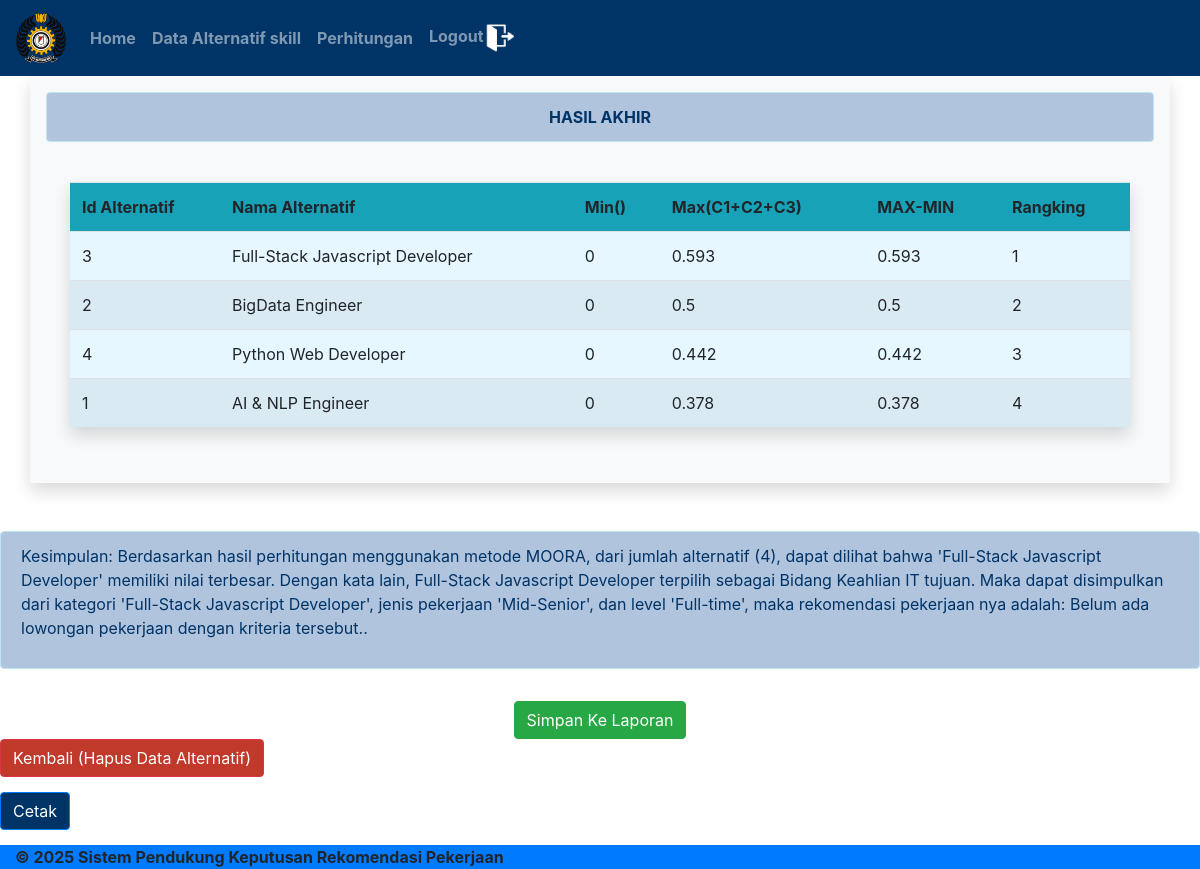
Page /konsumen/perhitungan.php (signed in) on the committed database.
### tables this page shows
CREATE TABLE `alternatif` (
  `id_alternatif` varchar(25) NOT NULL,
  `nama_alternatif` varchar(50) NOT NULL,
  `c1` varchar(25) NOT NULL,
  `c2` varchar(25) NOT NULL,
  `c3` varchar(25) NOT NULL,
  `nama_skill` varchar(255) DEFAULT NULL,
  `tahun` int(11) NOT NULL
);

### functions.php (called while the page is built, shortened)
<?php
$con = mysqli_connect("localhost", "root", "", "skripsi");
function query($query)
{
    global $con;
    $data = mysqli_query($con, $query);
    $rows = [];
    while ($row = mysqli_fetch_assoc($data)) {
        $rows[] = $row;
    }
    return $rows;
}
?>

### konsumen/perhitungan.php (the view, shortened to what this page needs)
<?php
require '../functions.php';
$datakriteriascore_skill = mysqli_query($con, "SELECT * FROM kriteria WHERE kriteria = 'score_skill'");
$score_skill = mysqli_fetch_assoc($datakriteriascore_skill);
$datakriterialevel = mysqli_query($con, "SELECT * FROM kriteria WHERE kriteria = 'level'");
$level = mysqli_fetch_assoc($datakriterialevel);
$datakriteriainvolvement = mysqli_query($con, "SELECT * FROM kriteria WHERE kriteria = 'involvement'");
$involvement = mysqli_fetch_assoc($datakriteriainvolvement);
$bobot_c1 = $score_skill['bobot'];
$bobot_c2 = $level['bobot'];
$bobot_c3 = $involvement['bobot'];
$data_alternatif = query("SELECT * FROM alternatif");
$alternatif_count = count($data_alternatif);
$hasil_akhir = [];
$akar1 = sqrt(array_sum(array_map(fn($row) => pow(($row['c1'] >= 5 ? 1 : (($row['c1'] >= 3) ? 2 : 3)), 2), $data_alternatif)));
$akar2 = sqrt(array_sum(array_map(fn($row) => pow($row['c2'], 2), $data_alternatif)));
$akar3 = sqrt(array_sum(array_map(fn($row) => pow($row['c3'], 2), $data_alternatif)));
foreach ($data_alternatif as $data_row) {
    $score_skill_value = ($data_row['c1'] >= 5) ? 1 : (($data_row['c1'] >= 3) ? 2 : 3);
    $normalized_c1 = ($akar1 != 0) ? $score_skill_value / $akar1 : 0;
    $normalized_c2 = ($akar2 != 0) ? $data_row['c2'] / $akar2 : 0;
    $normalized_c3 = ($akar3 != 0) ? $data_row['c3'] / $akar3 : 0;
    $terbobot_c1 = round($normalized_c1 * $bobot_c1, 3);
    $terbobot_c2 = round($normalized_c2 * $bobot_c2, 3);
    $terbobot_c3 = round($normalized_c3 * $bobot_c3, 3);
    $total = $terbobot_c1 + $terbobot_c2 + $terbobot_c3;
    $hasil_akhir[] = [
        'id_alternatif' => $data_row['id_alternatif'],
        'nama_alternatif' => $data_row['nama_alternatif'],
        'max' => round($total, 3),
    ];
}
usort($hasil_akhir, fn($a, $b) => $b['max'] <=> $a['max']);
$highest_alternatif = !empty($hasil_akhir) ? $hasil_akhir[0]['nama_alternatif'] : null;
if ($alternatif_count === 0) {
    $summary = "Kesimpulan: Tidak ada data untuk ditampilkan.";
} else {
    $selected_alternatif = mysqli_fetch_assoc(mysqli_query($con, "SELECT * FROM alternatif WHERE nama_alternatif = '$highest_alternatif'"));
    $level_id = $selected_alternatif['c2'];
    $involvement_id = $selected_alternatif['c3'];
    $category = $selected_alternatif['nama_alternatif'];
    $level_mapping = [
        2 => 'Full-time',
        1 => 'Contract',
    ];
    $level_text = $level_mapping[$level_id] ?? 'Tidak Diketahui';
    $involvement_mapping = [
        4 => 'Director',
        3 => 'Mid-Senior',
        2 => 'Associate',
        1 => 'Entry level',
    ];
    $involvement_text = $involvement_mapping[$involvement_id] ?? 'Tidak Diketahui';
    $job_recommendation = "Belum ada lowongan pekerjaan dengan kriteria tersebut.";
    $summary = "Kesimpulan: Berdasarkan hasil perhitungan menggunakan metode MOORA, dari jumlah alternatif ($alternatif_count), dapat dilihat bahwa '$highest_alternatif' memiliki nilai terbesar. Dengan kata lain, $highest_alternatif terpilih sebagai Bidang Keahlian IT tujuan. Maka dapat disimpulkan dari kategori '$category', jenis pekerjaan '$involvement_text', dan level '$level_text', maka rekomendasi pekerjaan nya adalah: $job_recommendation.";
}
?>
<!doctype html>
<html lang="en">
<head>
    <link rel="stylesheet" type="text/css" href="../bootstrap/css/bootstrap.min.css">
</head>
<body>
    <nav class="navbar navbar-expand-lg navbar-dark" style="background-color: #003366;">
        <a class="navbar-brand" href="#"><img src="../img/stt.png" width="50"></a>
        <div class="collapse navbar-collapse" id="navbarNavAltMarkup">
            <div class="navbar-nav">
                <a class="nav-link" href="index.php"><b>Home</b></a>
                <a class="nav-link" href="it.php"><b>Data Alternatif skill</b></a>
                <a class="nav-link" href="data_cafe.php"><b>Perhitungan</b></a>
            </div>
            <div class="navbar-nav ms-auto">
                <a class="nav-link" href="../logout.php"><b>Logout</b><img src="../img/logout.png" width="30"></a>
            </div>
        </div>
    </nav>
<div class="container bg-light shadow p-3 mb-5">
    <div class="alert alert-info">
        <center><b>HASIL AKHIR</b></center>
    </div>
    <div class="table-responsive p-4">
        <table class="table table-striped shadow">
            <tr class="bg-info">
                <th width="150">Id Alternatif</th>
                <th>Nama Alternatif</th>
                <th>Min()</th>
                <th>Max(C1+C2+C3)</th>
                <th>MAX-MIN</th>
                <th>Rangking</th>
            </tr>
            <?php
            $bobot_c1 = 0.4;
            $bobot_c2 = 0.25;
            $bobot_c3 = 0.35;
            $hasil_akhir = [];
            $data_alternatif = mysqli_query($con, "SELECT * FROM alternatif");
            while ($data_row = mysqli_fetch_assoc($data_alternatif)) {
                $score_skill_value = ($data_row['c1'] >= 5) ? 1 : (($data_row['c1'] >= 3) ? 2 : 3);
                $normalized_c1 = ($akar1 != 0) ? $score_skill_value / $akar1 : 0;
                $normalized_c2 = ($akar2 != 0) ? $data_row['c2'] / $akar2 : 0;
                $normalized_c3 = ($akar3 != 0) ? $data_row['c3'] / $akar3 : 0;
                $terbobot_c1 = round($normalized_c1 * $bobot_c1, 3);
                $terbobot_c2 = round($normalized_c2 * $bobot_c2, 3);
                $terbobot_c3 = round($normalized_c3 * $bobot_c3, 3);
                $total = $terbobot_c1 + $terbobot_c2 + $terbobot_c3;
                $hasil_akhir[] = [
                    'id_alternatif' => $data_row['id_alternatif'],
                    'nama_alternatif' => $data_row['nama_alternatif'],
                    'max' => round($total, 3),
                ];
            }
            usort($hasil_akhir, function($a, $b) {
                return $b['max'] <=> $a['max'];
            });
            foreach ($hasil_akhir as $i => $row) {
            ?>
                <tr>
                    <td><?= $row['id_alternatif']; ?></td>
                    <td><?= $row['nama_alternatif']; ?></td>
                    <td>0</td>
                    <td><?= $row['max']; ?></td>
                    <td><?= $row['max']; ?> </td>
                    <td><?= $i + 1; ?></td>
                </tr>
            <?php
            }
            ?>
        </table>
    </div>
</div>
        <div class="alert alert-info">
            <p><?= $summary; ?></p>
        </div>
            <div class="text-center no-print">
    <form method="POST" action="">
        <button type="submit" name="simpan" class="btn btn-success mt-3">Simpan Ke Laporan</button>
    </form>
</div>
                    <div class="no-print">
            <form method="POST" action="">
    <button type="submit" name="hapus_alternatif" class="btn btn-danger" style="background-color: #c0392b; color: white; margin-bottom: 15px;">Kembali (Hapus Data Alternatif)</button>
</form>
            <button onclick="window.print()" class="btn btn-primary" style="background-color: #003366; color: white; margin-bottom: 15px;">Cetak</button>
        </div>
    <footer>
        <div class="col-md-12 bg-primary">
            <div class="copyright">
                <strong><span>© 2025 Sistem Pendukung Keputusan Rekomendasi Pekerjaan</span></strong>
            </div>
        </div>
    </footer>
</body>
</html>

### konsumen/perhitungan.php (style rules this page uses)
body { background-color: #ffffff; }
.alert-info { background-color: #B0C4DE; color: #003366; }
.table-striped { background-color: #E6F7FF; }

### rows in the picture
alternatif: id_alternatif "3", nama_alternatif "Full-Stack Javascript Developer", max "0.593", summary "Kesimpulan: Berdasarkan hasil perhitungan menggunakan metode MOORA, dari jumlah alternatif (4), dapat dilihat bahwa 'Full-Stack Javascript Developer' memiliki nilai terbesar. Dengan kata lain, Full-Stack Javascript Developer terpilih sebagai Bidang Keahlian IT tujuan. Maka dapat disimpulkan dari kategori 'Full-Stack Javascript Developer', jenis pekerjaan 'Mid-Senior', dan level 'Full-time', maka rekomendasi pekerjaan nya adalah: Belum ada lowongan pekerjaan dengan kriteria tersebut.."
alternatif: id_alternatif "2", nama_alternatif "BigData Engineer", max "0.5"
alternatif: id_alternatif "4", nama_alternatif "Python Web Developer", max "0.442"
alternatif: id_alternatif "1", nama_alternatif "AI & NLP Engineer", max "0.378"
